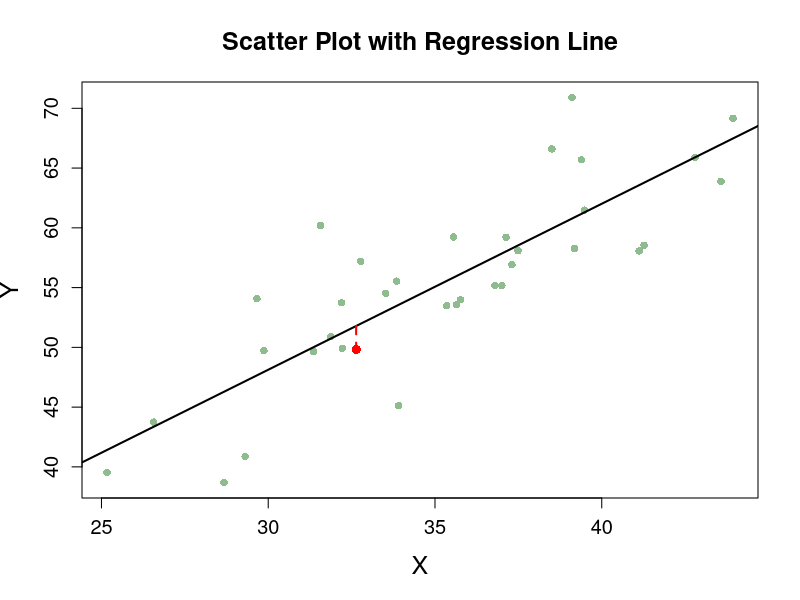
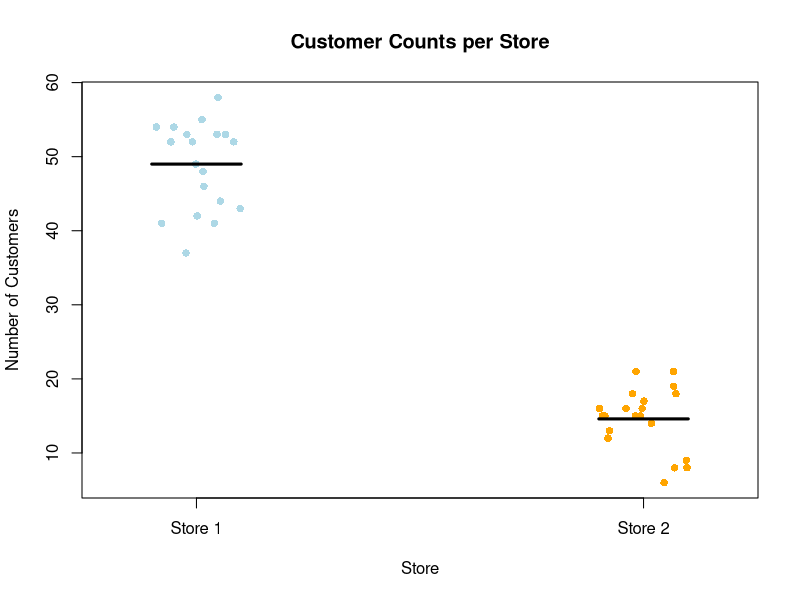
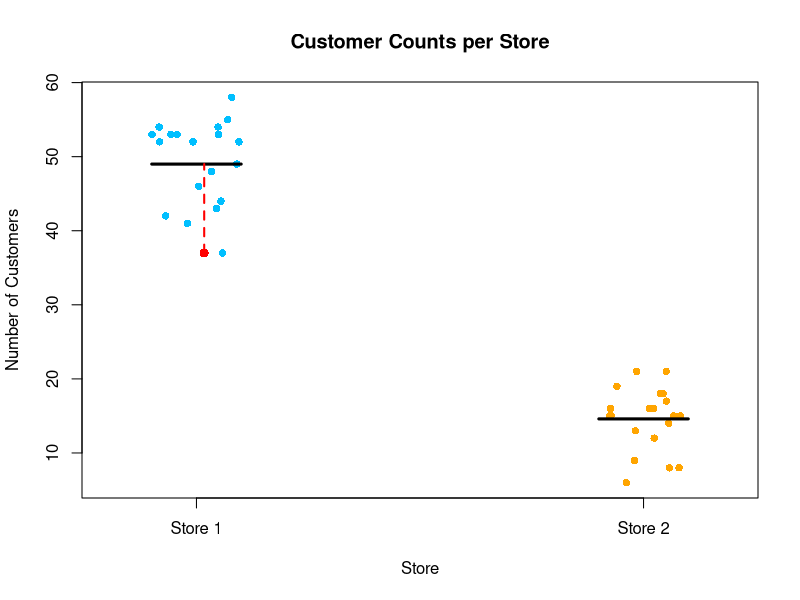

Reproduce these figures in R, in order.


store1 <- rpois(20, 50)
store2 <- rpois(20, 15)
storedata <- data.frame(numcust = c(store1, store2),
                        store = factor(rep(c("Store 1", "Store 2"), each = 20)))


png("storedata.png", width = 2000, height = 1500, res = 300) # High resolution
stripchart(numcust ~ store, data = storedata,
           method = "jitter", pch = 16, col = c("lightblue", "orange"),
           vertical = TRUE, main = "Customer Counts per Store",
           xlab = "Store", ylab = "Number of Customers")
means <- tapply(storedata$numcust, storedata$store, mean)
segments(x0 = 1:2- 0.1, x1 = 1:2 + 0.1, y0 = means, y1 = means, lwd = 3, col = "black") 
dev.off() # Close the graphics



png("storedata2.png", width = 2000, height = 1500, res = 300) # High resolution
stripchart(numcust ~ store, data = storedata,
           method = "jitter", pch = 16, col = c("deepskyblue", "orange"),
           vertical = TRUE, main = "Customer Counts per Store",
           xlab = "Store", ylab = "Number of Customers")
means <- tapply(storedata$numcust, storedata$store, mean)
segments(x0 = 1:2- 0.1, x1 = 1:2 + 0.1, y0 = means, y1 = means, lwd = 3, col = "black") 
min_count <- min(storedata$numcust[storedata$store == "Store 1"])
min_x <- jitter(rep(1, sum(storedata$numcust == min_count))) 
points(min_x, min_count, col = "red", pch = 16, cex = 1.2) 
segments(x0 = min_x, x1 = min_x, y0 = min_count, y1 = means["Store 1"], col = "red", lwd = 2, lty = 2)
dev.off() # Close the graphics




# Regression 


# Generate random x values and error term
set.seed(123)  # Ensures reproducibility
x <- rnorm(35, mean = 35, sd = 5)
error <- rnorm(35, mean = 0, sd = 5)

# Define true model parameters
beta0 <- 2
beta1 <- 1.5

# Generate y values based on the regression model
y <- beta0 + beta1 * x + error

# Fit a linear regression model
model <- lm(y ~ x)  # This was missing!

# Select an observation to highlight
obs_index <- 20  
x_obs <- x[obs_index]
y_obs <- y[obs_index]
y_pred <- predict(model, newdata = data.frame(x = x_obs))  

# Scatter plot of data points
plot(x, y, pch = 16, col = "darkseagreen",
     xlab = "X", ylab = "Y",
     main = "Scatter Plot with Regression Line",
     cex.lab = 1.5, cex.axis = 1.2, cex.main = 1.5)

# Add regression line
abline(model, col = "black", lwd = 2)

# Highlight the observed point
points(x_obs, y_obs, col = "red", pch = 16, cex = 1.2)  

# Draw a dashed vertical line from the predicted value to the observed value
segments(x0 = x_obs, x1 = x_obs, y0 = y_pred, y1 = y_obs, col = "red", lwd = 2, lty = 2)




